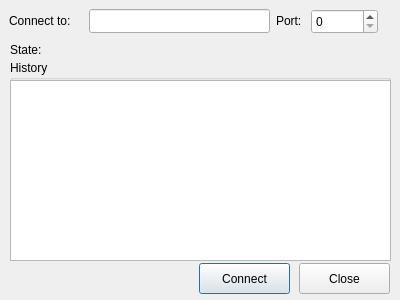
<?xml version="1.0" encoding="UTF-8"?>
<ui version="4.0">
 <class>ConnectDialog</class>
 <widget class="QDialog" name="ConnectDialog">
  <property name="geometry">
   <rect>
    <x>0</x>
    <y>0</y>
    <width>400</width>
    <height>300</height>
   </rect>
  </property>
  <property name="minimumSize">
   <size>
    <width>400</width>
    <height>300</height>
   </size>
  </property>
  <property name="maximumSize">
   <size>
    <width>400</width>
    <height>300</height>
   </size>
  </property>
  <property name="windowTitle">
   <string>Connect to AWAH SIP Codec</string>
  </property>
  <widget class="QLabel" name="label_connstate">
   <property name="geometry">
    <rect>
     <x>90</x>
     <y>40</y>
     <width>181</width>
     <height>21</height>
    </rect>
   </property>
   <property name="maximumSize">
    <size>
     <width>200</width>
     <height>16777215</height>
    </size>
   </property>
   <property name="midLineWidth">
    <number>200</number>
   </property>
   <property name="text">
    <string/>
   </property>
  </widget>
  <widget class="QLabel" name="label">
   <property name="geometry">
    <rect>
     <x>9</x>
     <y>10</y>
     <width>71</width>
     <height>21</height>
    </rect>
   </property>
   <property name="text">
    <string>Connect to:</string>
   </property>
  </widget>
  <widget class="QLabel" name="label_State">
   <property name="geometry">
    <rect>
     <x>10</x>
     <y>39</y>
     <width>81</width>
     <height>21</height>
    </rect>
   </property>
   <property name="text">
    <string>State:</string>
   </property>
  </widget>
  <widget class="QSpinBox" name="spinBox">
   <property name="geometry">
    <rect>
     <x>311</x>
     <y>9</y>
     <width>67</width>
     <height>25</height>
    </rect>
   </property>
   <property name="maximum">
    <number>65353</number>
   </property>
  </widget>
  <widget class="QLabel" name="label_Port">
   <property name="geometry">
    <rect>
     <x>276</x>
     <y>10</y>
     <width>29</width>
     <height>21</height>
    </rect>
   </property>
   <property name="text">
    <string>Port:</string>
   </property>
  </widget>
  <widget class="QPushButton" name="pushButton_connect">
   <property name="geometry">
    <rect>
     <x>199</x>
     <y>263</y>
     <width>91</width>
     <height>31</height>
    </rect>
   </property>
   <property name="text">
    <string>Connect</string>
   </property>
  </widget>
  <widget class="QPushButton" name="pushButton_close">
   <property name="geometry">
    <rect>
     <x>299</x>
     <y>263</y>
     <width>91</width>
     <height>31</height>
    </rect>
   </property>
   <property name="text">
    <string>Close</string>
   </property>
  </widget>
  <widget class="QLineEdit" name="lineEdit">
   <property name="geometry">
    <rect>
     <x>89</x>
     <y>9</y>
     <width>181</width>
     <height>24</height>
    </rect>
   </property>
   <property name="minimumSize">
    <size>
     <width>160</width>
     <height>0</height>
    </size>
   </property>
   <property name="maxLength">
    <number>160</number>
   </property>
  </widget>
  <widget class="QGroupBox" name="groupBox">
   <property name="geometry">
    <rect>
     <x>10</x>
     <y>60</y>
     <width>381</width>
     <height>201</height>
    </rect>
   </property>
   <property name="title">
    <string>History</string>
   </property>
   <widget class="QListWidget" name="listWidget">
    <property name="geometry">
     <rect>
      <x>0</x>
      <y>20</y>
      <width>381</width>
      <height>181</height>
     </rect>
    </property>
   </widget>
  </widget>
 </widget>
 <resources/>
 <connections/>
</ui>
